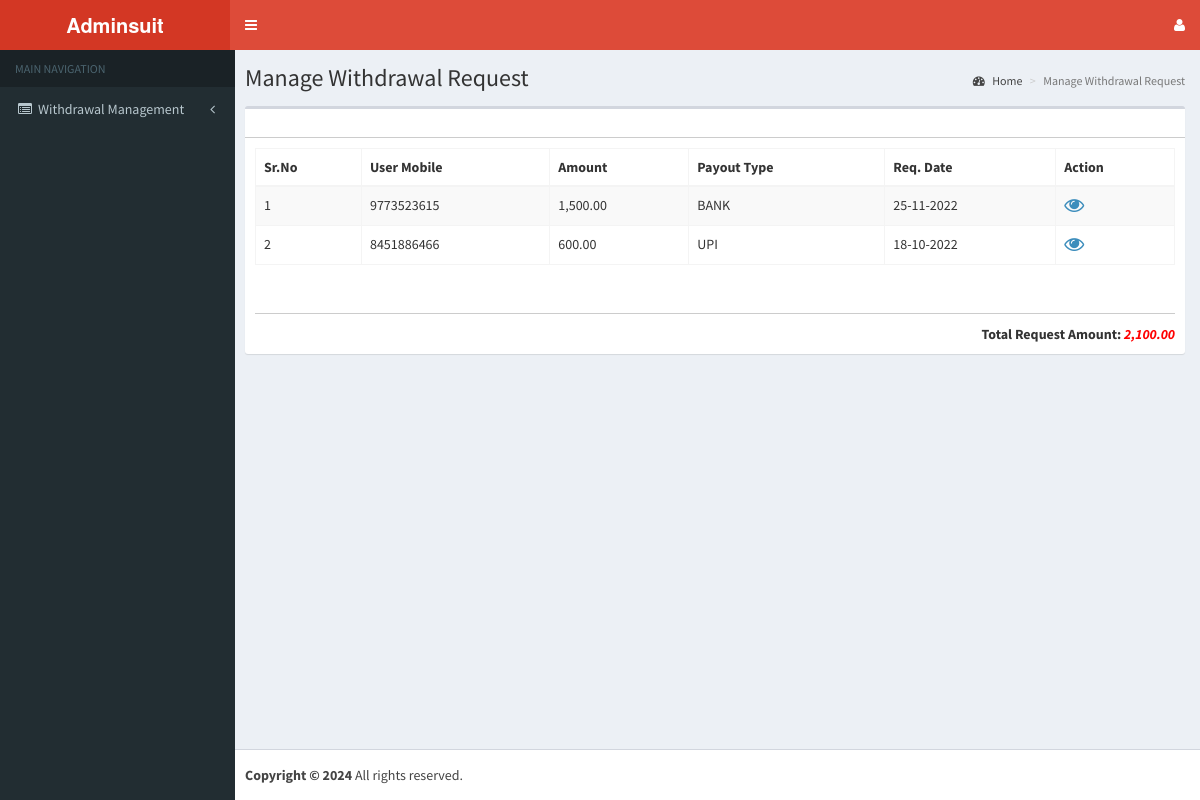
The page /admin/manage_withdraw.php (signed in) on the database its author committed.
### tables this page shows
CREATE TABLE `services` (
  `id` int(11) NOT NULL,
  `services` varchar(255) NOT NULL,
  `url` varchar(255) NOT NULL,
  `status` varchar(255) NOT NULL
);

CREATE TABLE `tbl_withdrawal` (
  `id` int(11) NOT NULL,
  `userid` int(11) NOT NULL,
  `amount` float NOT NULL,
  `payout` varchar(50) NOT NULL,
  `payid` int(11) NOT NULL,
  `status` smallint(6) NOT NULL,
  `createdate` datetime NOT NULL
);

### admin/include/connection.php (called while the page is built, shortened)
<?php
function encryptor($action, $string) {
  $output = false;
  $encrypt_method = "AES-256-CBC";
  $secret_key = 'muni';
  $secret_iv = 'muni123';
  $key = hash('sha256', $secret_key);
  $iv = substr(hash('sha256', $secret_iv), 0, 16);
  if( $action == 'encrypt' ) {
    $output = openssl_encrypt($string, $encrypt_method, $key, 0, $iv);
    $output = base64_encode($output);
  }
  else if( $action == 'decrypt' ){
    $output = openssl_decrypt(base64_decode($string), $encrypt_method, $key, 0, $iv);
  }
  return $output;
}
                                                                                            ?>

### admin/manage_withdraw.php (the view, shortened to what this page needs)
<!DOCTYPE html>
<html>
<head>
  <link rel="stylesheet" href="bootstrap/css/bootstrap.min.css">
  <link rel="stylesheet" href="css/font-awesome.min.css">
  <link rel="stylesheet" href="css/ionicons.min.css">
  <link rel="stylesheet" href="dist/css/AdminLTE.min.css">
  <link rel="stylesheet" href="dist/css/skins/_all-skins.min.css">
  <link rel="stylesheet" href="plugins/iCheck/flat/blue.css">
  <link rel="stylesheet" href="plugins/morris/morris.css">
  <link rel="stylesheet" href="plugins/jvectormap/jquery-jvectormap-1.2.2.css">
  <link rel="stylesheet" href="plugins/datepicker/datepicker3.css">
  <link rel="stylesheet" href="plugins/daterangepicker/daterangepicker-bs3.css">
  <link rel="stylesheet" href="plugins/bootstrap-wysihtml5/bootstrap3-wysihtml5.min.css">
<link rel="stylesheet" href="plugins/datatables/dataTables.bootstrap.css">
<link rel="stylesheet" href="plugins/select2/select2.min.css">
<link rel="stylesheet" href="plugins/iCheck/all.css">
    <link href="css/custom.css" rel="stylesheet" type="text/css">
     <link rel="stylesheet" href="css/app.css" id="maincss">
</head>
<body class="hold-transition skin-red sidebar-mini">
<div class="wrapper">
<?php include ("include/connection.php");?>
<?php include ("include/header.inc.php");?>
 <?php include ("include/navigation.inc.php");?>
  <div class="content-wrapper">
    <section class="content-header">
      <h1>Manage Withdrawal Request</h1>
      <ol class="breadcrumb">
        <li><a href="desktop.php"><i class="fa fa-dashboard"></i> Home</a></li>
        <li class="active">Manage Withdrawal Request</li>
      </ol>
    </section>
    <section class="content">
      <div class="row">
        <div class="col-xs-12">
          <div class="box">
            <div class="box-header box-header2">
            <div class="col-xs-6 text-right">
         </div>
              <div class="col-sm-6">
              <div class="pull-right">&nbsp;</div>
       </div>
            </div>
            <div class="box-body">
  <form id="formID" name="formID" method="post" action="#" enctype="multipart/form-data">
              <table id="example1" class="table table-bordered table-striped">
                <thead>
                <tr>
                <th>Sr.No</th>
                <th>User Mobile</th>
                <th>Amount</th>
                <th>Payout Type</th>
                <th>Req. Date</th>
                 <th>Action</th>
                </tr>
                </thead>
                <tbody>
     <?php
  $Query=mysqli_query($con,"select *,(select `mobile` from `tbl_user` where `id`=`tbl_withdrawal`.`userid`)as user from `tbl_withdrawal` where `status`='1' order by id desc");
  $i=0;
  $total=0;
  while($row=mysqli_fetch_array($Query)){$i++;
  $total+=$row['amount'];?>
                  <tr>
                  <td><?php echo @$i; ?></td>
              <td><?php echo @$row["user"]; ?></td>
              <td><?php echo number_format($row['amount'],2);?></td>
              <td><?php echo strtoupper(@$row["payout"]); ?></td>
              <td><?php echo @date('d-m-Y', strtotime($row['createdate']));?></td>
			  <td><a href="withdrawal-accept-reject.php?id=<?php echo encryptor('encrypt', $row['id']); ?>" data-toggle="tooltip" title="Accept/Reject"><i class="fa fa-eye" style="font-size:20px;"></i></a></td>
                </tr>
        <?php }?>
                </tbody>
              </table>
   <div class="box-header box-header2" style="margin-bottom: 10px;">&nbsp; </div>
<div class="row">
<div class="col-sm-6"></div>
              <div class="col-sm-6 text-right">
 <strong>Total Request Amount: <i class="red_txt"><?php echo number_format($total,2);?></i></strong>
            </div>
              </div>
              </form>
            </div>
          </div>
        </div>
      </div>
    </section>
  </div>
<?php include("include/footer.inc.php");?></div>
</body>
</html>

### admin/include/navigation.inc.php (shortened to what this page needs)
<aside class="main-sidebar">
  <section class="sidebar">
  <ul class="sidebar-menu">
    <li class="header">MAIN NAVIGATION</li>
    <?php $session_role=$_SESSION['role_id'];
    $url = basename($_SERVER['PHP_SELF']) . '';
    $chkurl=mysqli_query($con,"select `id`,`p_id` from `child_menu` where `url`='".$url."' and `status`='1'");
    $chkurl_result=mysqli_fetch_array($chkurl);
    $chk= $chkurl_result['p_id'];
    $valurl=mysqli_query($con,"SELECT * FROM `task` where `role_id`='".$session_role."' And task  like '%$chk%' and `status`='1'");
    $val_row=mysqli_num_rows($valurl);
    if($val_row=='0'){
      session_start();
      session_unset();
      session_destroy();
      header("location:index.php?msg1=notauthorized");
    }else{
      $task=mysqli_query($con,"select * from `task` where `role_id`='".$session_role."' and `status`='1'");
      $task_result=mysqli_fetch_array($task);
      $taskid=$task_result['task'];
      $parent=mysqli_query($con,"Select * from `services` where id in($taskid) And `status`='1'");
      while(@$parent_array=mysqli_fetch_array($parent)){
        if($parent_array['url']=='desktop.php'){
          ?>
          <li class="active treeview"> <a href="<?php echo $parent_array['url']; ?>"> <i class="fa fa-dashboard"></i> <span><?php echo $parent_array['services']; ?></span> </a></li>
        <?php }else{?>
          <li class="treeview"> <a href="<?php echo $parent_array['url']; ?>"> <i class="fa fa-list-alt"></i><span><?php echo $parent_array['services']; ?></span><i class="fa fa-angle-left pull-right"></i></a>
          </li>
        <?php }
      }}
      ?>
      <li>&nbsp;</li>
      <li>&nbsp;</li>
    </ul>
  </section><br />
</aside>

### rows shown on the page
services: services "Withdrawal Management"
tbl_withdrawal: i "1", user "9773523615", amount "1,500.00", payout "BANK", createdate "25-11-2022"
tbl_withdrawal: i "2", user "8451886466", amount "600.00", payout "UPI", createdate "18-10-2022"

### other values the page prints
$total "2,100.00"
